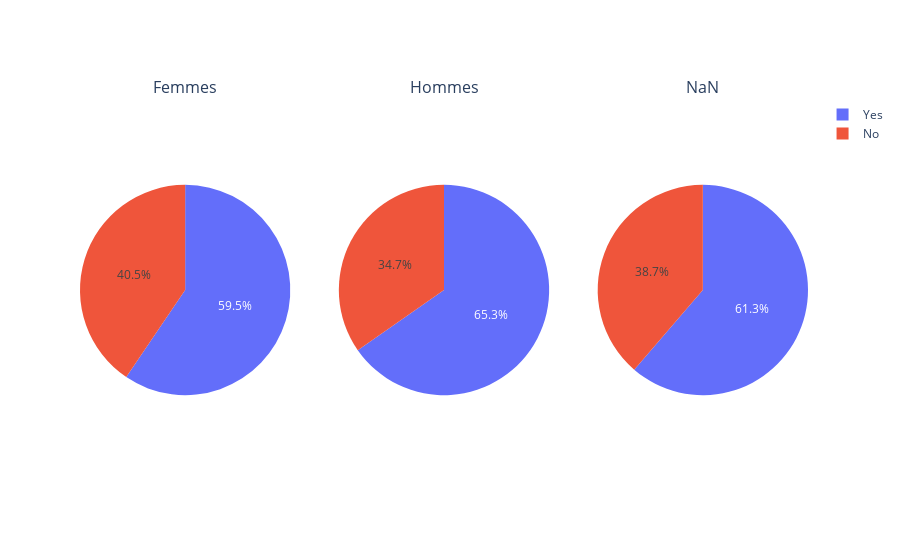

The code cell stored with this chart in its notebook:
### Code cell
fig = make_subplots(rows=1, cols=3, specs=[[{"type": "pie"},{"type": "pie"},{"type": "pie"}]],
                    subplot_titles=("Femmes", "Hommes", "NaN"))

#gender f
fig.add_trace(go.Pie(
     values=data_gender.iloc[[0], [1,2]].values.tolist()[0],
     labels=["Yes","No"
             ],
#      domain={x: [0.5, 1], y: [0, .5]},
     name="f"), 
     row=1, col=1)

#gender m
fig.add_trace(go.Pie(
     values=data_gender.iloc[[1], [1,2]].values.tolist()[0],
     labels=["Yes","No"
             ],
#      domain=dict(x=[0.5, 1.0]),
     name="m"),
     row=1, col=2)

#gender m
fig.add_trace(go.Pie(
     values=data_gender.iloc[[2], [1,2]].values.tolist()[0],
     labels=["Yes","No"
             ],
#      domain=dict(x=[0.5, 1.0]),
     name="NaN"),
     row=1, col=3)

fig.show()

### Figure 1 — Plotly figure (JSON) as saved in the notebook; plotly's stock layout.template omitted (floating-point values rounded to 4 significant figures)
{"data": [{"domain": {"x": [0, 0.2889], "y": [0, 1]}, "labels": ["Yes", "No"], "name": "f", "type": "pie", "values": [66, 45]}, {"domain": {"x": [0.3556, 0.6444], "y": [0, 1]}, "labels": ["Yes", "No"], "name": "m", "type": "pie", "values": [495, 263]}, {"domain": {"x": [0.7111, 1], "y": [0, 1]}, "labels": ["Yes", "No"], "name": "NaN", "type": "pie", "values": [2747, 1733]}], "layout": {"annotations": [{"font": {"size": 16}, "showarrow": false, "text": "Femmes", "x": 0.1444, "xanchor": "center", "xref": "paper", "y": 1, "yanchor": "bottom", "yref": "paper"}, {"font": {"size": 16}, "showarrow": false, "text": "Hommes", "x": 0.5, "xanchor": "center", "xref": "paper", "y": 1, "yanchor": "bottom", "yref": "paper"}, {"font": {"size": 16}, "showarrow": false, "text": "NaN", "x": 0.8556, "xanchor": "center", "xref": "paper", "y": 1, "yanchor": "bottom", "yref": "paper"}]}}
